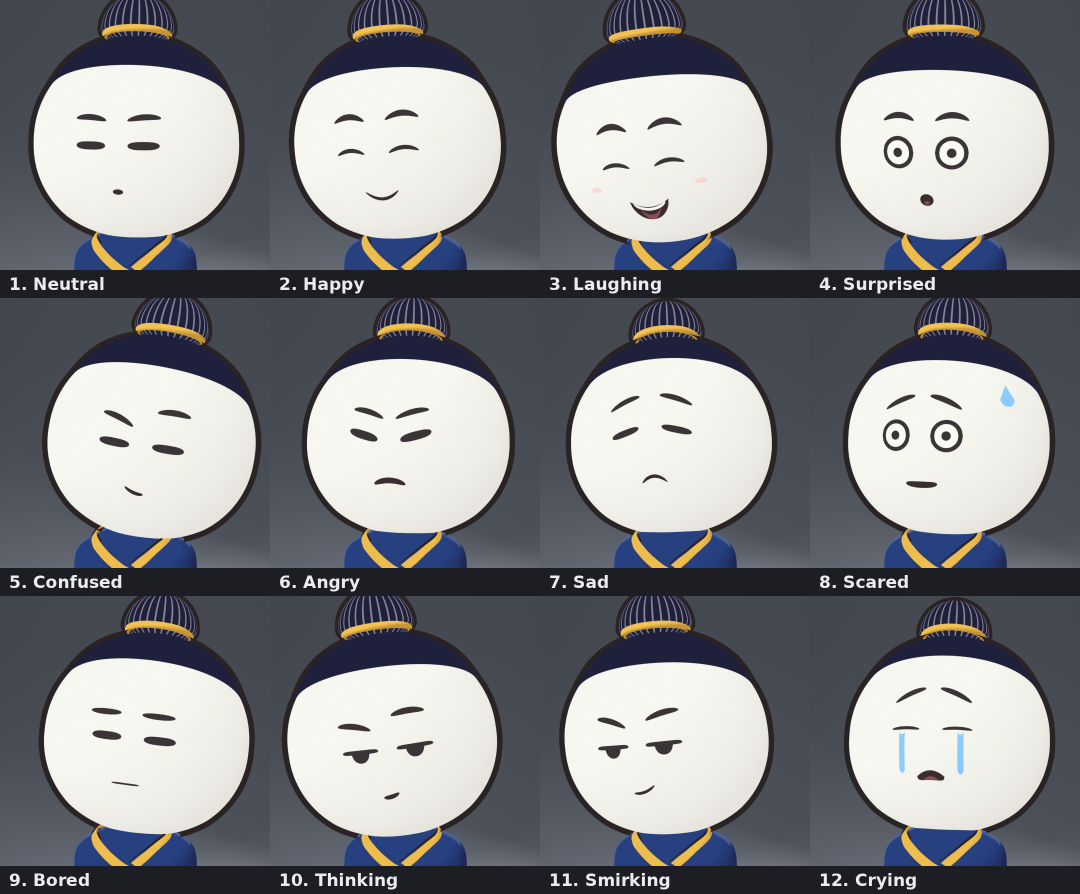
#> input picture bob_project/renders/expressions/bob_expression_sheet.png, 2160 x 1788 px (shown at 1/2 size)
$ python make_model_sheet.py
#> lines starting #> are read from the running program, lines starting #| are printed output that depends on the picture
"""Assemble design/bob_model_sheet.png from the test renders (plain Python + Pillow).

    python scripts/make_model_sheet.py        (run from bob_project/, after render_tests.py)
"""

import os
from PIL import Image, ImageDraw, ImageFont

HERE = os.path.dirname(os.path.abspath(__file__))
ROOT = os.path.dirname(HERE)
R = os.path.join(ROOT, "renders")
OUT = os.path.join(ROOT, "design")

PALETTE = [("skin", "#F6F7F0"), ("skin shade", "#E7E4DE"), ("ink", "#2A2324"),
           ("stroke", "#3A3436"), ("hair", "#1E203C"), ("robe", "#264080"),
           ("robe rim", "#4E6493"), ("skirt", "#22397A"), ("sash", "#DCA54B"),
           ("gold trim", "#EDBD4D"), ("tear", "#8CCCFF")]


def font(size):
    for fp in ("/usr/share/fonts/truetype/dejavu/DejaVuSans-Bold.ttf",
               "C:/Windows/Fonts/arialbd.ttf", "/Library/Fonts/Arial Bold.ttf"):
        if os.path.exists(fp):
            return ImageFont.truetype(fp, size)
    return ImageFont.load_default()


def fit(im, w, h):
    im = im.convert("RGB")
    s = min(w / im.width, h / im.height)
    return im.resize((int(im.width * s), int(im.height * s)), Image.LANCZOS)


def main():
    os.makedirs(OUT, exist_ok=True)
    W = 2400
    bg = (30, 32, 38)
    sheet = Image.new("RGB", (W, 2900), bg)
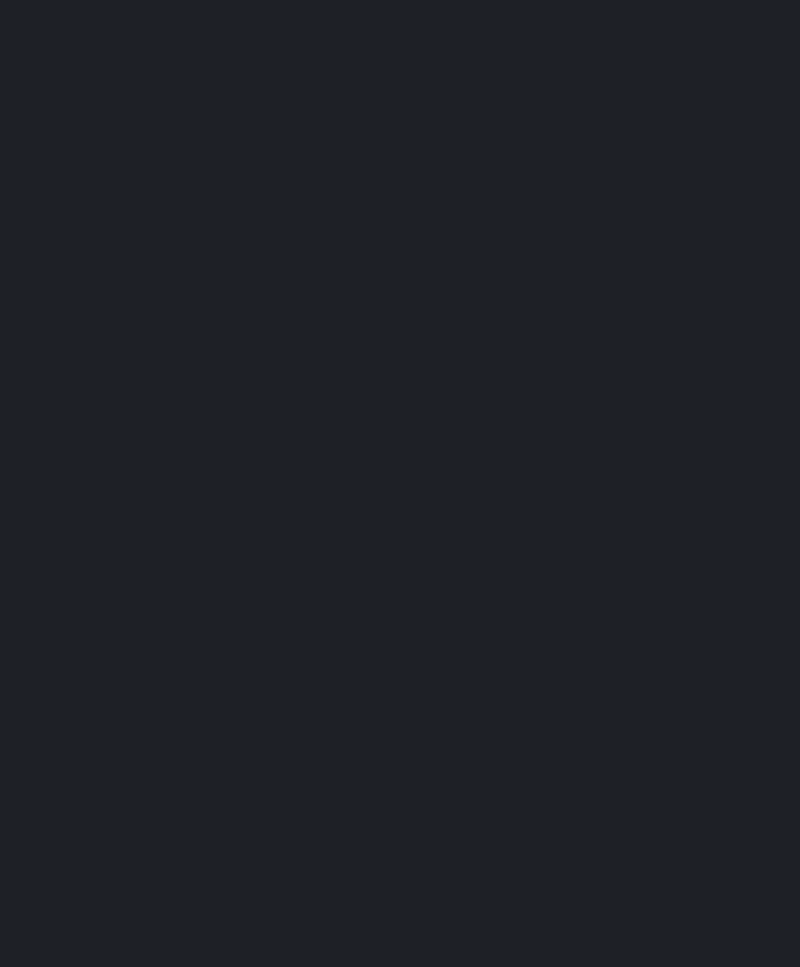
#> sheet: PIL image 2400x2900 RGB (shown at 1/3 size); mean R, G, B 30, 32, 38
    d = ImageDraw.Draw(sheet)
    d.text((40, 30), "BOB — model sheet", fill=(240, 240, 245), font=font(64))
    d.text((40, 110), "2.5D flat character in a glowing 3D world · deadpan court clerk of the "
           "Kingdom of Lumen · see BOB_DESIGN.md", fill=(180, 182, 190), font=font(28))

    # row 1: full body front + 3/4, portraits front / 3/4 / side / back
    y = 170
    x = 40
    for name, w in (("05_fullbody_front", 420), ("06_fullbody_three_quarter", 420)):
        p = os.path.join(R, "portraits", f"{name}.png")
        if os.path.exists(p):
            im = fit(Image.open(p), w, 630)
            sheet.paste(im, (x, y))
            x += im.width + 20
    for name in ("01_front_portrait", "02_three_quarter_portrait", "03_side_profile",
                 "04_back_view"):
        p = os.path.join(R, "portraits", f"{name}.png")
        if os.path.exists(p):
            im = fit(Image.open(p), 360, 360)
            col = (x if name in ("01_front_portrait", "03_side_profile") else x + 380)
            row = y if name in ("01_front_portrait", "02_three_quarter_portrait") else y + 380
            sheet.paste(im, (col, row))
    d.text((40, y + 650), "Turnaround: front · 3/4 · profile · back", fill=(200, 200, 210),
           font=font(30))

    # row 2: expression sheet
    y = 880
    p = os.path.join(R, "expressions", "bob_expression_sheet.png")
    if os.path.exists(p):
        im = fit(Image.open(p), W - 80, 1500)
#> in fit, im is the input picture: PIL image 2160x1788 RGB; mean R, G, B 127.8, 129.6, 133.4
        sheet.paste(im, (40, y))
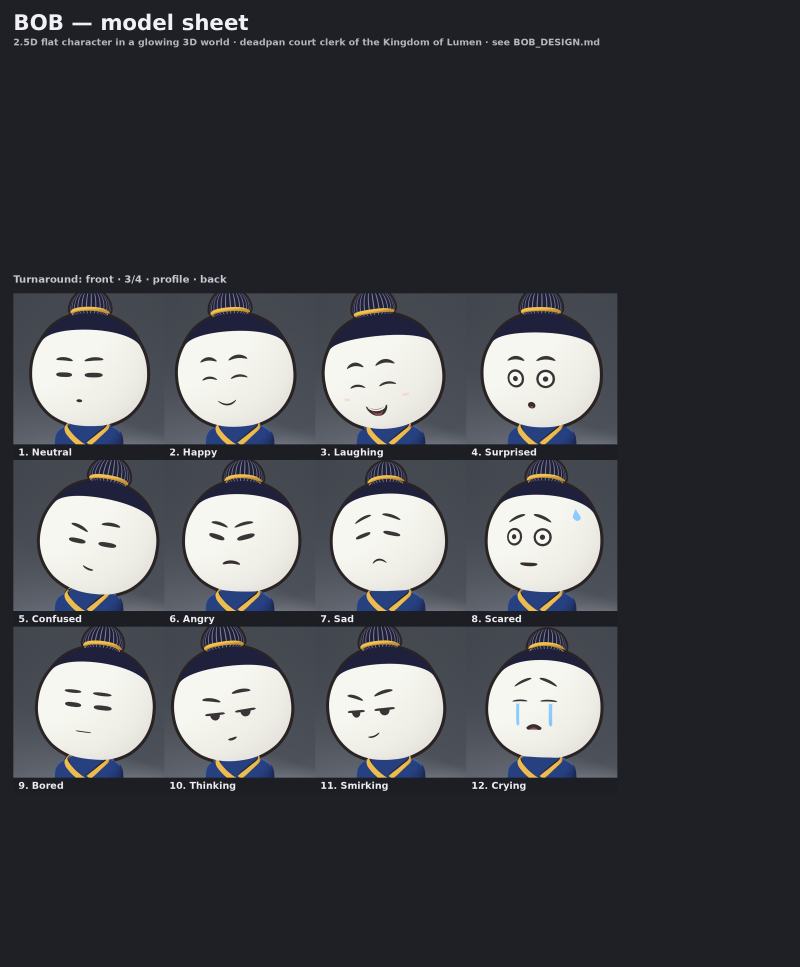
#> sheet: PIL image 2400x2900 RGB (shown at 1/3 size); mean R, G, B 69, 70.9, 76.1
        y += im.height + 30
#> y = 2410

    # row 3: palette
    d.text((40, y), "Palette (sRGB)", fill=(240, 240, 245), font=font(36))
    y += 60
#> y = 2470
    sw = (W - 80) // len(PALETTE)
    for i, (n, hx) in enumerate(PALETTE):
        x0 = 40 + i * sw
        d.rectangle((x0, y, x0 + sw - 12, y + 120), fill=hx, outline=(90, 90, 100))
        d.text((x0, y + 130), n, fill=(220, 220, 228), font=font(24))
        d.text((x0, y + 160), hx, fill=(160, 162, 170), font=font(22))
    y += 220
#> y = 2690
    sheet = sheet.crop((0, 0, W, y))
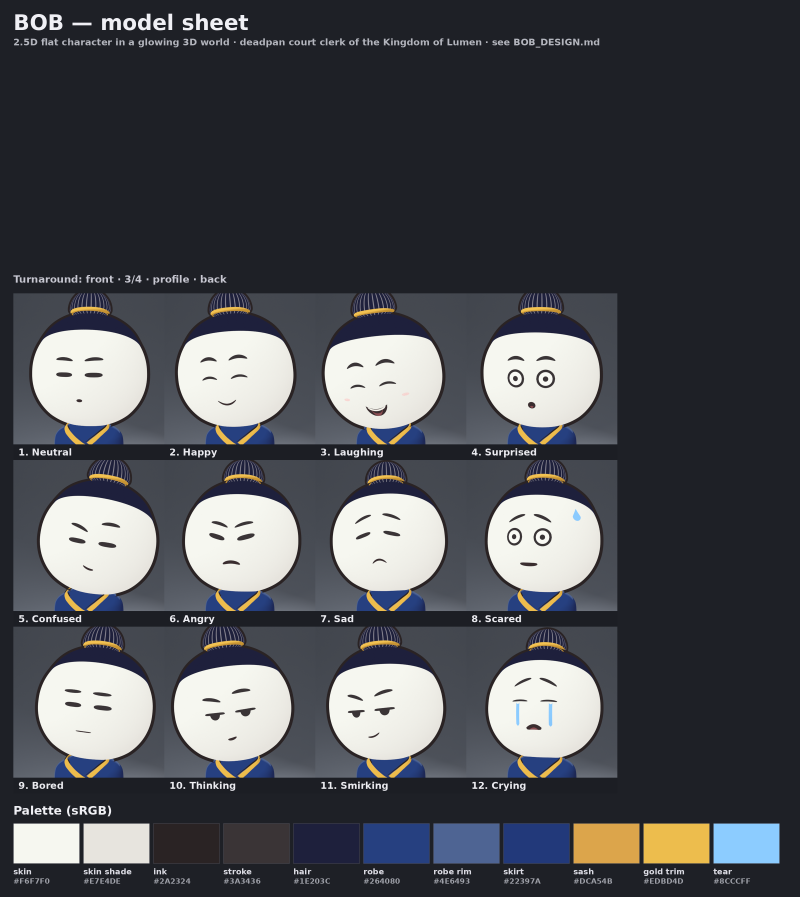
#> sheet: PIL image 2400x2690 RGB (shown at 1/3 size); mean R, G, B 76.3, 78.2, 83.2
    out = os.path.join(OUT, "bob_model_sheet.png")
    sheet.save(out)
    print("[bob] model sheet ->", out)


if __name__ == "__main__":
    main()
